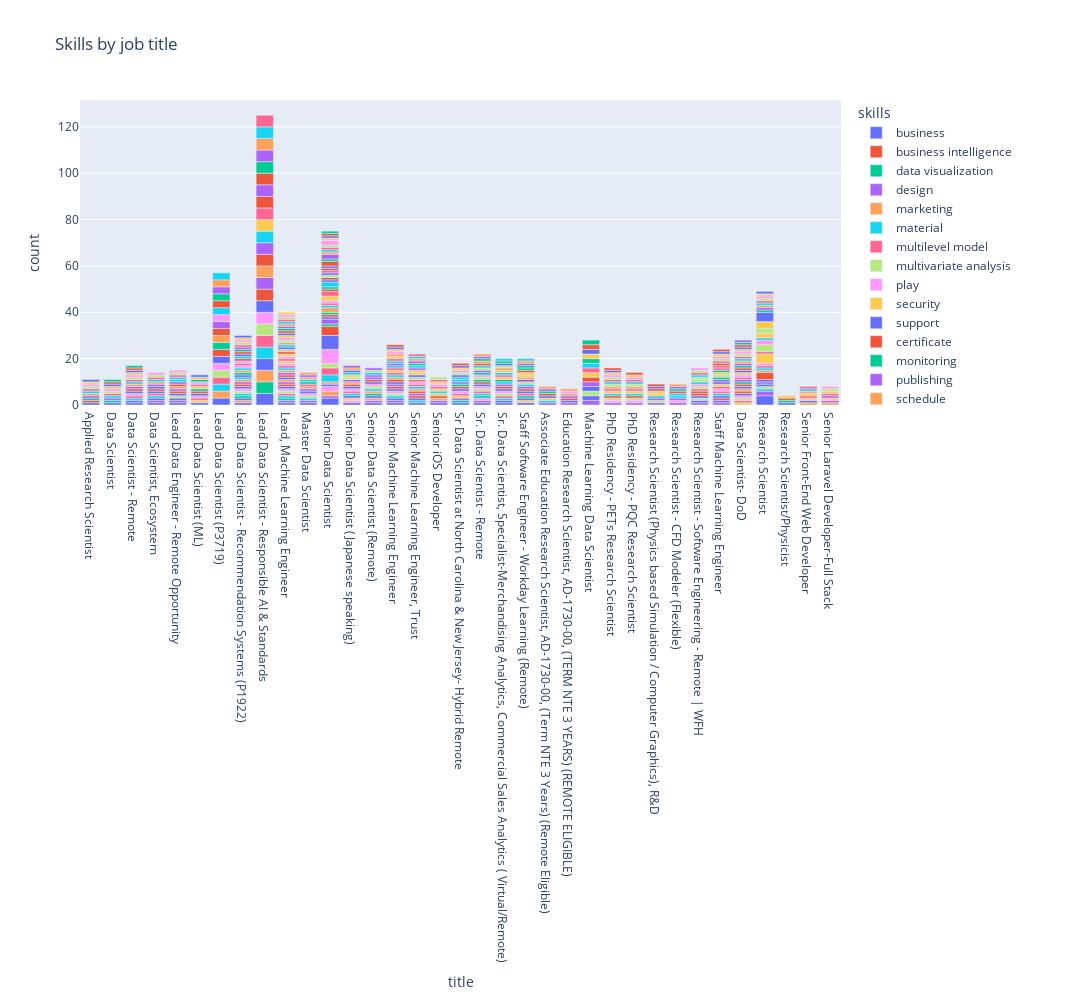

The notebook cell this image was saved under:
### Code cell
fig = px.bar(count_data, x='title', y='count', color='skills', title='Skills by job title')
fig.update_layout(
    autosize=False,
    width=20*100,
    height=10*100
)
fig.show()
